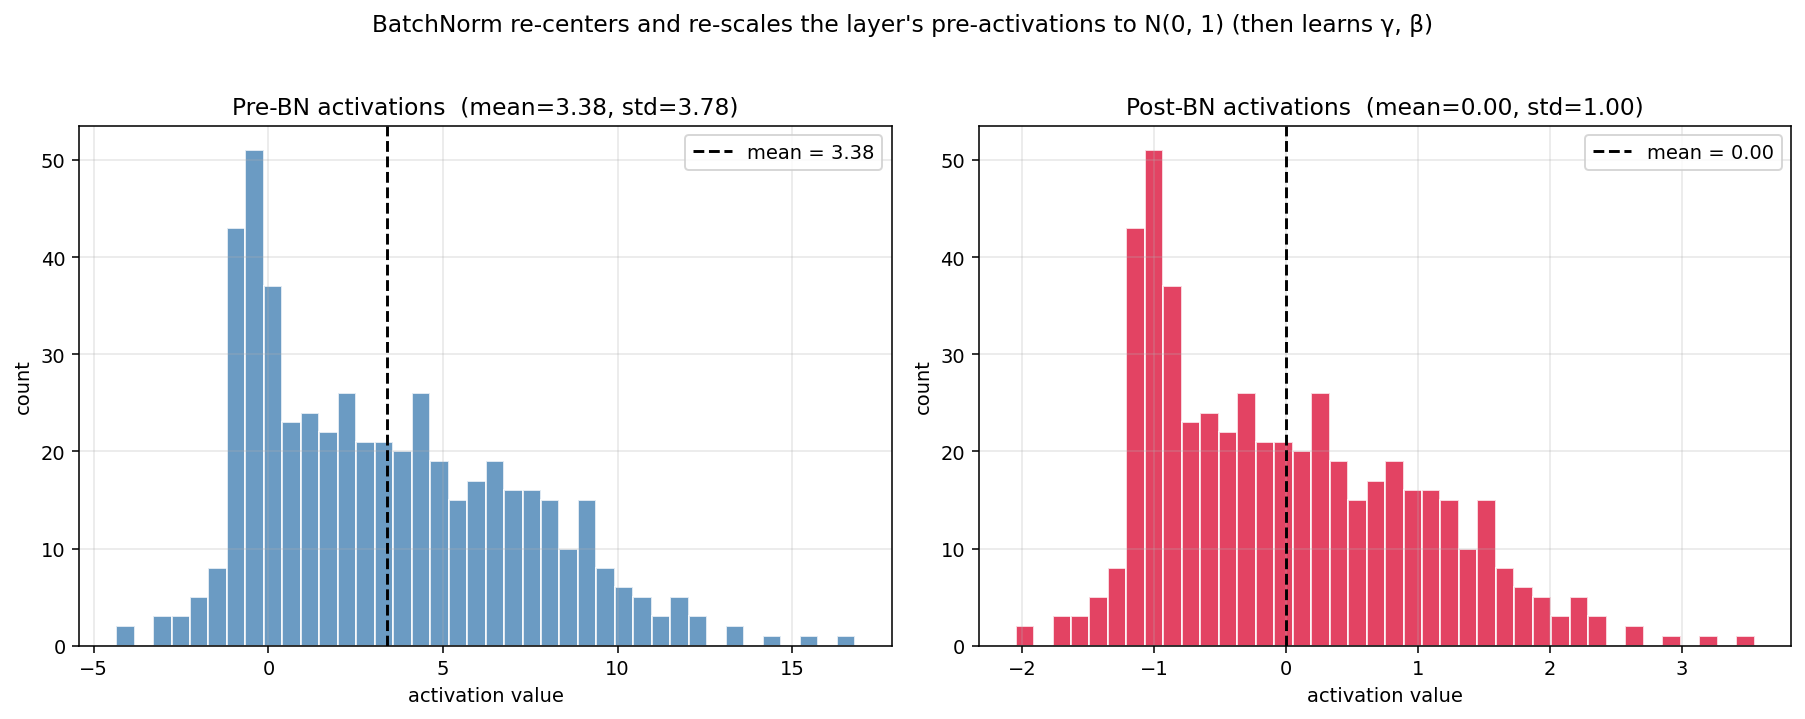

The Python source for this figure:
"""Histogram of activations before and after a BatchNorm layer.

Output: diagram_bn_distributions.png
"""

import numpy as np
import matplotlib.pyplot as plt

from from_scratch import BatchNorm


def main():
    rng = np.random.default_rng(0)
    # Simulate "deep activations": skewed, large variance, off-center
    raw = rng.standard_normal((512, 1)) * 4.5 + 3.0
    raw[raw < 0] *= 0.3  # asymmetric squash to mimic post-ReLU + scaling

    bn = BatchNorm(n_features=1)
    out = bn.forward(raw, training=True)

    fig, axes = plt.subplots(1, 2, figsize=(13, 5))

    axes[0].hist(raw.ravel(), bins=40, color="steelblue", alpha=0.8, edgecolor="white")
    axes[0].axvline(raw.mean(), color="black", lw=1.5, ls="--",
                    label=f"mean = {raw.mean():.2f}")
    axes[0].set_title(f"Pre-BN activations  (mean={raw.mean():.2f}, std={raw.std():.2f})")
    axes[0].set_xlabel("activation value")
    axes[0].set_ylabel("count")
    axes[0].legend()
    axes[0].grid(alpha=0.3)

    axes[1].hist(out.ravel(), bins=40, color="crimson", alpha=0.8, edgecolor="white")
    axes[1].axvline(out.mean(), color="black", lw=1.5, ls="--",
                    label=f"mean = {out.mean():.2f}")
    axes[1].set_title(f"Post-BN activations  (mean={out.mean():.2f}, std={out.std():.2f})")
    axes[1].set_xlabel("activation value")
    axes[1].set_ylabel("count")
    axes[1].legend()
    axes[1].grid(alpha=0.3)

    fig.suptitle("BatchNorm re-centers and re-scales the layer's pre-activations to N(0, 1) (then learns γ, β)",
                 fontsize=12, y=1.02)
    fig.tight_layout()
    fig.savefig("diagram_bn_distributions.png", dpi=140, bbox_inches="tight")
    print("wrote diagram_bn_distributions.png")


if __name__ == "__main__":
    main()
